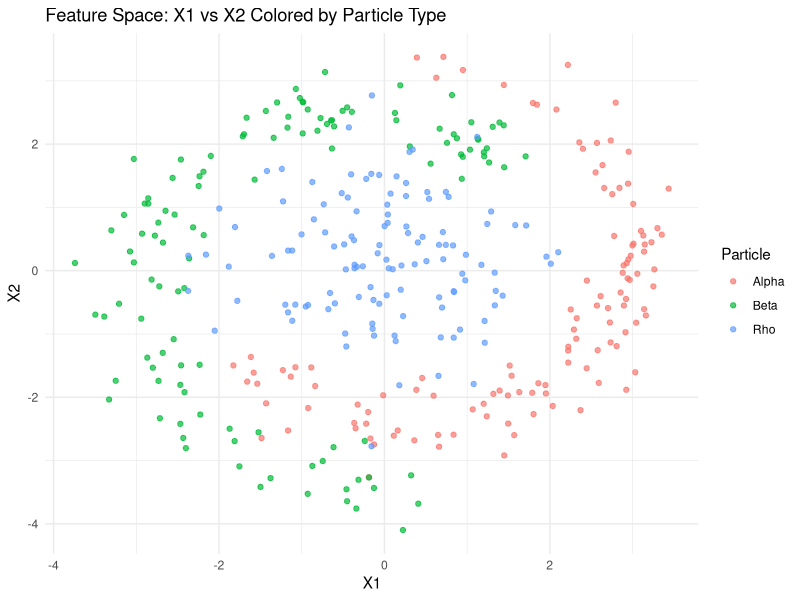

Reproduce this figure in R.
## ---- chunk 1
Collider_Data <- read.csv("Collider_Data_2025.txt", sep="")
## ---- chunk 2
library(ggplot2)
library(tidyr)
library(dplyr)

df <- data.frame(Collider_Data)
df_long <- df %>%
  pivot_longer(cols = starts_with("Y"), names_to = "Particle", values_to = "Value") %>%
  filter(Value == 1)

# Rename particle types for clarity
df_long$Particle <- recode(df_long$Particle,
                           Y1 = "Alpha",
                           Y2 = "Beta",
                           Y3 = "Rho")

# Plot X1 vs X2 colored by particle type
ggplot(df_long, aes(x = X1, y = X2, color = Particle)) +
  geom_point(alpha = 0.7) +
  theme_minimal() +
  labs(title = "Feature Space: X1 vs X2 Colored by Particle Type",
       x = "X1",
       y = "X2")
## ---- chunk 3
softmax_apply2 <- function(Z) {
  t(apply(Z, 2, function(z) exp(z) / sum(exp(z))))
}
